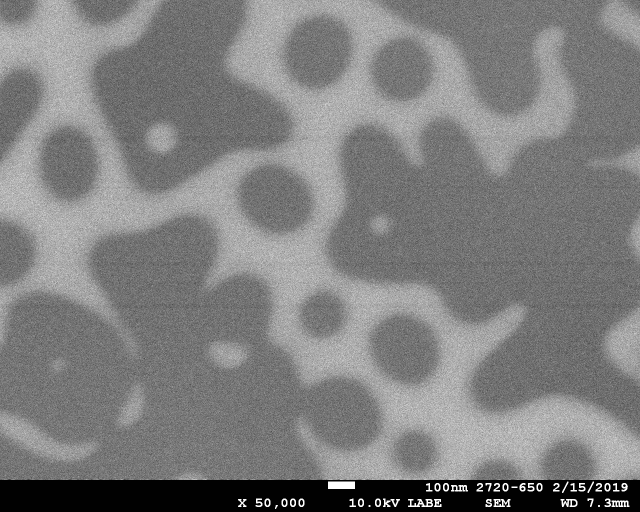
#> input picture data/spinodal_test_SVI.tif, 1280 x 1024 px, found by its file name (shown at 1/2 size)
$ jupyter execute ND_take.ipynb   (shell and % lines are left out)
#> lines starting #> are read from the running program, lines starting #| are printed output that depends on the picture; after the words box and inside, x2 and y2 are one past the last pixel; in counts of white or black regions, pixels touching at a corner belong together
# Characterization interconnected patterns

[cell 1]
import os
import numpy as np
import matplotlib.pyplot as plt

### Let us import an image and make it binary.

[cell 2]
from skimage import io, exposure, restoration, img_as_ubyte

file_name =os.path.expanduser("~/Documents/DATA/Segmentation/spinodal_test_SVI.tif")
im_scale = io.imread(file_name, as_gray=True)
#> im_scale is the input picture: shape (1024, 1280); min 1, max 255, mean 126.5
ima = img_as_ubyte(im_scale[20:940])
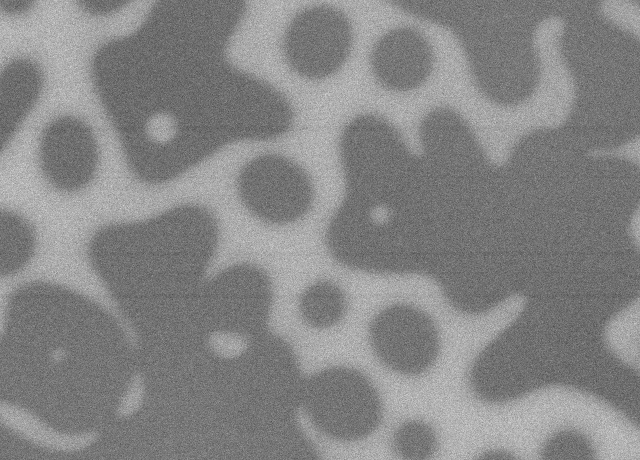
#> ima: shape (920, 1280) (shown at 1/2 size); min 35, max 255, mean 133.5

### Step 1 : denoising

[cell 3]
im = exposure.equalize_adapthist(ima)
im_tv = restoration.denoise_tv_bregman(im, 0.1)
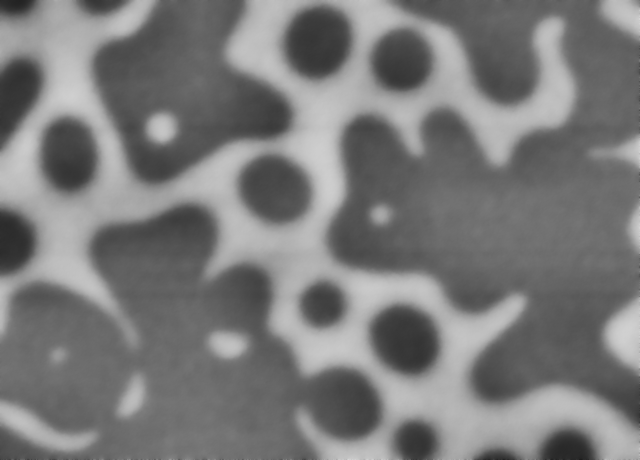
#> im_tv: shape (920, 1280) float64 (shown at 1/2 size); min 0.102, max 0.869, mean 0.48

[cell 4]
fig, axs = plt.subplots(1,2, figsize=(15,5))
ax1,ax2=axs
ax1.imshow(ima, cmap='gray')
ax1.title.set_text('raw image')
ax2.imshow(im_tv, cmap='gray')
ax2.title.set_text('after denoising')

### Step 2: process segmentation, by Otsu tresholding.

[cell 5]
from skimage import segmentation, measure, morphology, draw, filters
from skimage.measure import label
from skimage.color import label2rgb

[cell 6]
im_bin = im_tv > filters.threshold_otsu(im_tv)
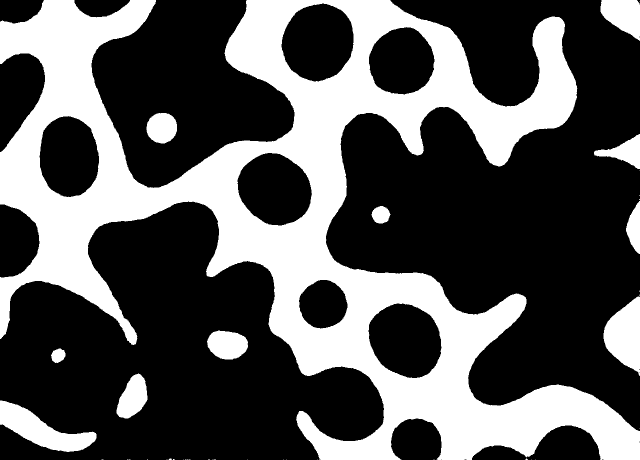
#> im_bin: shape (920, 1280) bool (shown at 1/2 size); 34.6% white; 45 white regions (34 under 20 px), largest, box (x1, y1, x2, y2) and area: (0, 0, 1280, 920) 370044, (0, 801, 193, 904) 8492, (1207, 593, 1280, 752) 7517
im_bin = morphology.remove_small_objects(im_bin, 10)
im_bin_perco = morphology.remove_small_objects(im_bin, 10000)
#> im_bin_perco: shape (920, 1280) bool; 31.4% white; 1 white region, box (x1, y1, x2, y2) and area: (0, 0, 1280, 920) 370044
im_bin_drop = np.logical_xor(im_bin, im_bin_perco)
#> im_bin_drop: shape (920, 1280) bool; 3.1% white; 12 white regions (2 under 20 px), largest, box (x1, y1, x2, y2) and area: (0, 801, 193, 904) 8492, (1207, 593, 1280, 752) 7517, (1201, 0, 1280, 82) 4433

### Step 3: add labels.

[cell 7]
im_label = measure.label(im_bin)
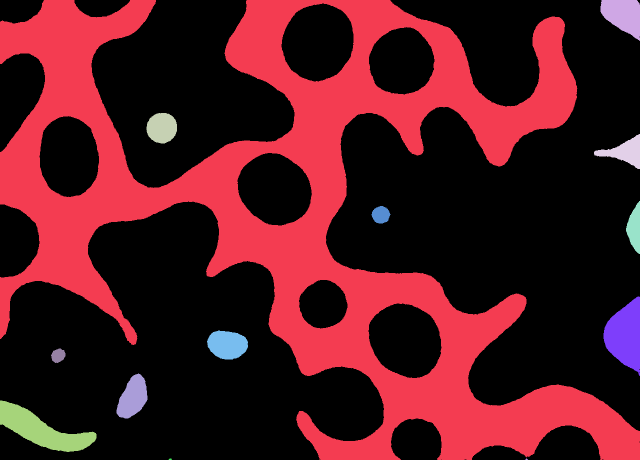
#> im_label: shape (920, 1280) int32 (shown at 1/2 size); 14 distinct labels, from 0 to 13; one colour per label, 0 black
im_label_perco = measure.label(im_bin_perco)
#> im_label_perco: shape (920, 1280) int32; values 0 (black) and 1 (white), 31.4% white; 1 white region
im_lab = label2rgb(im_label, im_tv)
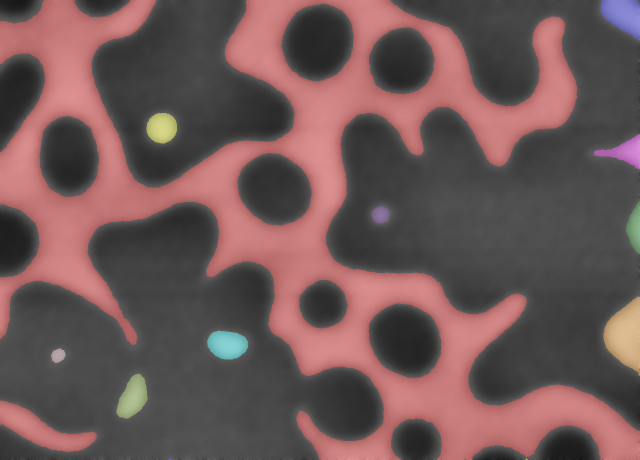
#> im_lab: shape (920, 1280, 3) float64 (shown at 1/2 size); mean R, G, B 0.437, 0.34, 0.339

[cell 8]
fig, axs = plt.subplots(ncols=3, sharex=1, sharey=1)
for ax, im in zip(axs.ravel(), [im_bin, im_bin_drop, im_bin_perco]):
    ax.imshow(im, cmap="afmhot")
#> this loop made 3 passes

[cell 9]
fig, axs = plt.subplots(1,2, figsize=(15,5))
ax1,ax2=axs
ax1.imshow(im_bin, cmap='gray')
ax1.title.set_text('binary image')
ax2.imshow(im_lab)
ax2.title.set_text('labeled image')

### A fisrt typical lengthscale can be obtained as the ratio of area/perimeter.
<details>
    <summary>
        <b>Note:</b>
    </summary>
Not sure what this gives tough
</details>

[cell 10]
properties=measure.regionprops(im_label)
#> properties = 13 regions; largest, box (x1, y1, x2, y2) and area: (0, 0, 1280, 920) 370044, (0, 801, 193, 904) 8492, (1207, 593, 1280, 752) 7517, (1201, 0, 1280, 82) 4433, (414, 661, 496, 719) 3661
area = []
perimeter = []
for prop in properties:
    area.append(prop.area)
    perimeter.append(prop.perimeter)
#> this loop made 13 passes
#> after the loop, area = [370044, 4433, 2953, 2792, 1889, 987, 7517, 3661, 612, 3635, 8492, 16, 11]; perimeter = [11666.5, 284.3, 204.4, 288.7, 233.5, 118.6, 394.4, 234.3, 94.08, 248.7, 511.4, 13.04, 10.24]
lenghtscale = np.asarray(area)/np.asarray(perimeter)
#> lenghtscale = [31.72, 15.59, 14.45, 9.67, 8.09, 8.32, 19.06, 15.62, 6.5, 14.62, 16.6, 1.23, 1.07]

properties_perco=measure.regionprops(im_label_perco)
#> properties_perco = 1 regions; box (x1, y1, x2, y2) and area: (0, 0, 1280, 920) 370044
area_perco = []
perimeter_perco = []
for prop in properties_perco:
    area_perco.append(prop.area)
    perimeter_perco.append(prop.perimeter)
#> this loop made 1 pass
#> after the loop, area_perco = [370044]; perimeter_perco = [11666.5]
lenghtscale_perco = np.asarray(area_perco)/np.asarray(perimeter_perco)
#> lenghtscale_perco = [31.72]

plt.xlabel('A/P (pxl)')
plt.ylabel('number of objects')
plt.title('Lengthscale A/P')
n,bins, patch =plt.hist(lenghtscale, bins='auto', label='disconnected')
#> n = [3, 3, 6, 0, 1]; bins = [1.07, 7.2, 13.33, 19.46, 25.59, 31.72]; patch = 5 items
_=plt.hist(lenghtscale_perco, bins=bins, color='orange', label='percolating')
plt.legend();
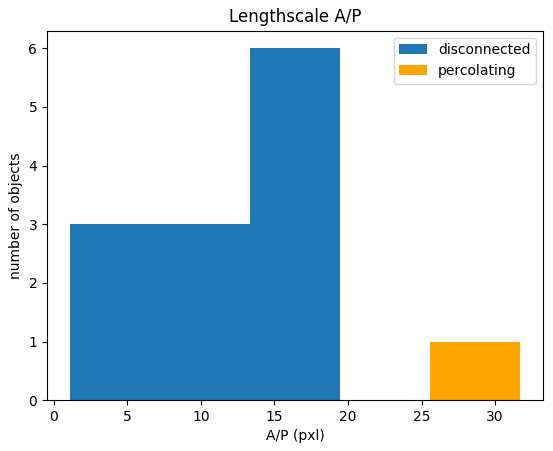
#> figure drawn by matplotlib, 1 panel; tallest bar 6 high, from x = 13.33 to 19.46; tallest bar 1 high, from x = 25.59 to 31.72

> So, we can distinguish the percolating phase (caractristic lenght of 30px) and the disconnected phase (15px)

### Skeletonization + distances
We can think about a second typical length as the width of the wormlike part. It can be studied by skeletonization of the connected phase, and measure of the minimal distance to edges.

[cell 11]
skel = morphology.skeletonize(im_bin_drop)
#> skel: shape (920, 1280) bool; 0.07% white in thin lines or dots
skel_perco = morphology.skeletonize(im_bin_perco)
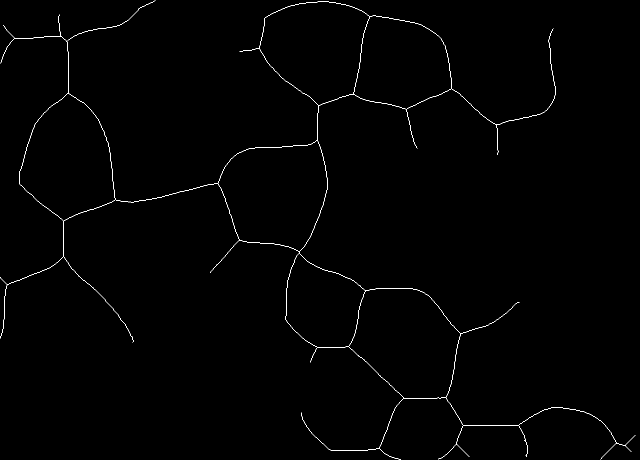
#> skel_perco: shape (920, 1280) bool (shown at 1/2 size); 0.54% white in thin lines or dots

plt.title('skeletonize')
plt.imshow(im_bin)
plt.contour(skel, colors='r')
plt.contour(skel_perco, colors='r');
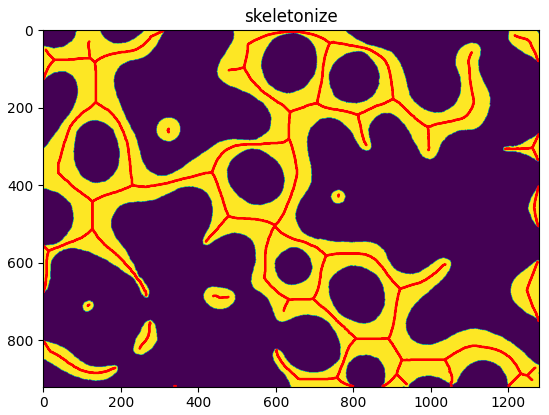
#> figure drawn by matplotlib, 1 panel

[cell 12]
from scipy import ndimage

mat_skel=ndimage.distance_transform_edt(im_bin)
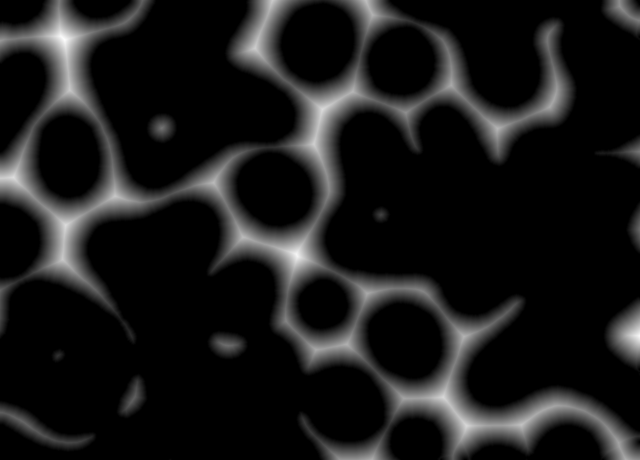
#> mat_skel: shape (920, 1280) float64 (shown at 1/2 size); min 0, max 65.46, mean 6.6; drawn with min black and max white

[cell 13]
d_skel = []
d_skel_perco = []

d_skel_arr = np.zeros_like(im_bin)
d_skel_perco_arr = np.zeros_like(im_bin)

for i in range (0, np.shape(skel)[0]):
    for j in range (0, np.shape(skel)[1]):
        if (skel[i][j]==True):
            d_skel.append(0.5+mat_skel[i][j]) # à chaque pixel de skeleton, attribuer la distance jusqu'à le background
            d_skel_arr[i, j] = 0.5+mat_skel[i][j]
        if (skel_perco[i][j]==True):
            d_skel_perco.append(0.5+mat_skel[i][j])
            d_skel_perco_arr[i, j] = 0.5+mat_skel[i][j]
#> after the loop, d_skel = 821 values, max 42.88 at index 423, min 1.5 at index 102, mean 17.95; d_skel_perco = 6355 values, max 65.72 at index 803, min 1.5 at index 4061, mean 30.94

[cell 14]
plt.imshow(d_skel_perco_arr)

[cell 15]
bins=50
plt.xlabel('local half-width')
plt.ylabel('number of pixels')
plt.title('Lengthscale from skeletonize')
_ =plt.hist(d_skel, bins=bins, label='disconnected')
_ =plt.hist(d_skel_perco, bins=bins, color='orange', alpha=.4, label='percolating')
plt.legend();
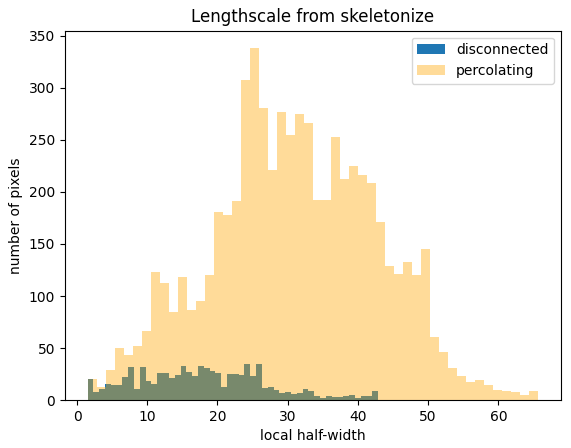
#> figure drawn by matplotlib, 1 panel; tallest bar 338 high, from x = 24.62 to 25.9
